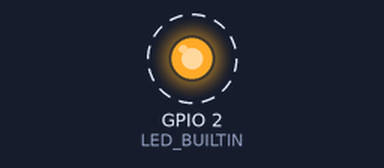
Simulated run of this sketch. Board: ESP32. Shown: output pins drawn as LEDs (lit = HIGH). Dashed ring = blinking. What the sketch prints to the serial monitor is not drawn.

Above: at 0.5 s.
Timing chart, 0 to 4.6 s (numbered marks = the images above):
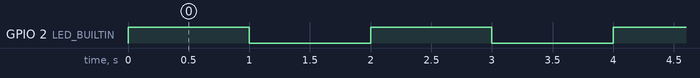

The sketch:

dualcoreexample1.ino
```cpp
/*
 * This sketch moves the blink sketch from Core 1 in loop to Core 0
 */

TaskHandle_t Task1;

void ExampleTask1( void * parameter )
{
  for (;;) {
    Serial.print("This Task runs on Core: ");
    Serial.println(xPortGetCoreID());

    digitalWrite(LED_BUILTIN, HIGH);   // turn the LED on (HIGH is the voltage level)
    delay(1000);                       // wait for a second
    digitalWrite(LED_BUILTIN, LOW);    // turn the LED off by making the voltage LOW
    delay(1000);                       // wait for a second
  }
}

void setup()
{
  Serial.begin(115200);
  pinMode(LED_BUILTIN, OUTPUT);

  xTaskCreatePinnedToCore(
    ExampleTask1,            /* Task function. */
    "Task_1",                 /* name of task. */
    1000,                    /* Stack size of task */
    NULL,                     /* parameter of the task */
    1,                        /* priority of the task */
    &Task1,                   /* Task handle to keep track of created task */
    0);                       /* Core to use */
}

void loop()
{
  delay(1000);
}
```

Measured:
- by itself, GPIO 2 (LED_BUILTIN): alternates HIGH for 1.0 s and LOW for 1.0 s
